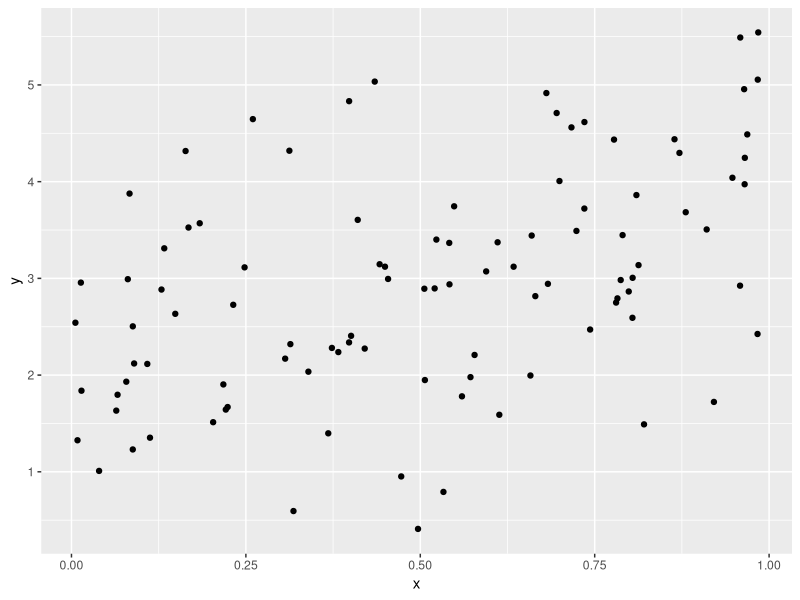

R code for this plot:
## ---- chunk 1
library(tidyverse)
plot_df=
  tibble(
    x= runif(100), 
    y= 2 + 2*x + rnorm(100)
  )

plot_df |> 
  ggplot(aes(x=x, y=y)) + 
  geom_point()
